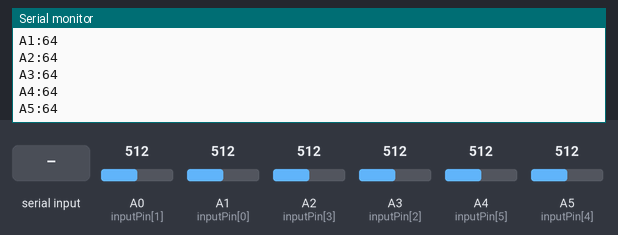
A sketch run on a simulated Arduino Leonardo, built with avr-gcc and run on an emulated ATmega32U4. On the bench: the last lines printed to the serial monitor. Inputs (shaded band) come from the test bench; at power-on: A0 (inputPin[1]) = 512, A1 (inputPin[0]) = 512, A2 (inputPin[3]) = 512, A3 (inputPin[2]) = 512, A4 (inputPin[5]) = 512, A5 (inputPin[4]) = 512. EEPROM starts erased.

Above: at 1.7 s.
1.8 s: "GET:1\n" received over Serial
At 2.5 s:
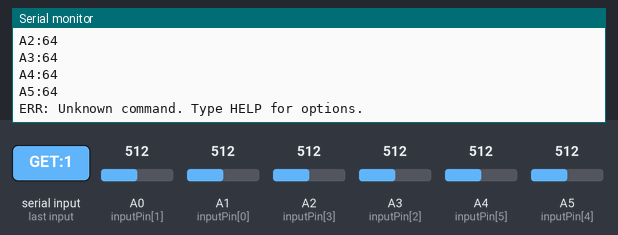
3.3 s: "RESET\n" received over Serial
At 4.4 s:
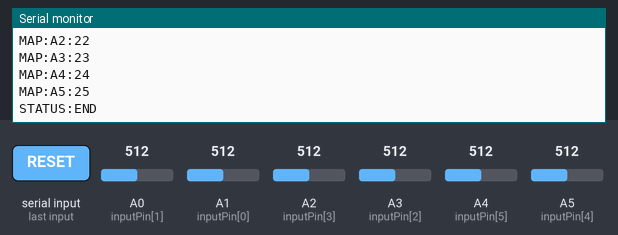
4.8 s: "HELP\n" received over Serial
At 6.0 s:
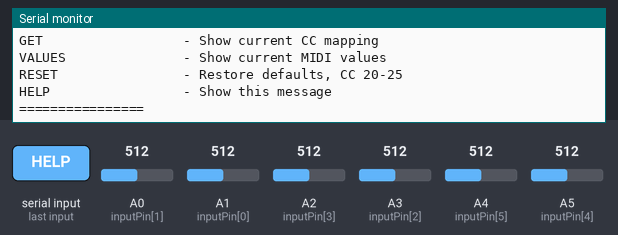
6.3 s: "SET::45\n" received over Serial
At 7.5 s:
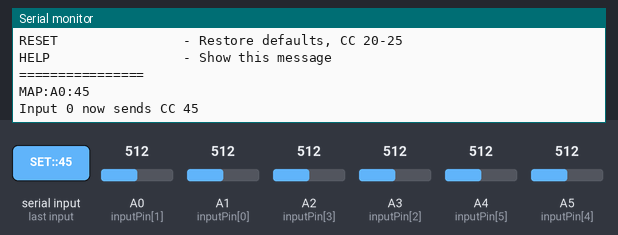
7.8 s: A0 (inputPin[1]) set to 716
At 8.1 s:
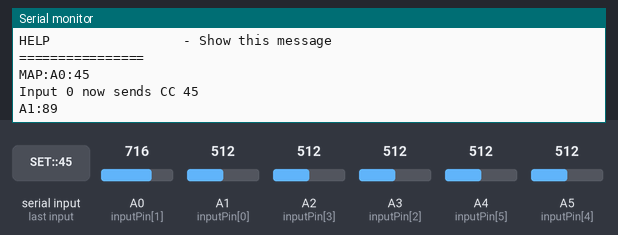
9.3 s: A1 (inputPin[0]) set to 716
At 10.5 s:
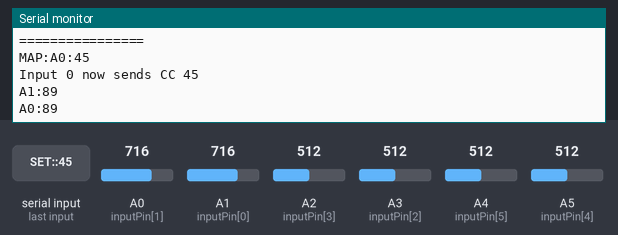
Timing chart, 0 to 11.8 s (numbered marks = the images above; inputs shaded):
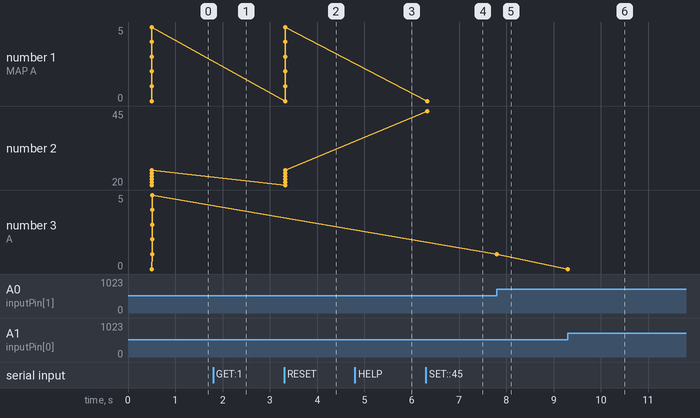

Measured:
- after the input at 1.8 s, the serial monitor: prints a new line at once (image 1)
- after the input at 3.3 s, the serial monitor: prints a new line at once (image 2)
- after the input at 4.8 s, the serial monitor: prints a new line at once (image 3)
- after the input at 6.3 s, the serial monitor: prints a new line at once (image 4)
- after the input at 7.8 s, the serial monitor: prints a new line at once (image 5)
- after the input at 9.3 s, the serial monitor: prints a new line at once (image 6)
- plotted number 2: 25 → 45 after the input at 6.3 s
- plotted number 3: 5 → 1 after the input at 7.8 s

The sketch:

MIDI_CC_Multi.ino
```cpp
#include "MIDIUSB.h"
#include <EEPROM.h>

const byte inputPin[6] = { A1, A0, A3, A2, A5, A4 };
const byte DEFAULT_CC[6] = { 20, 21, 22, 23, 24, 25 };
const byte EEPROM_START = 0;

int reading[6] = { 0 };
int prev[6] = { -1, -1, -1, -1, -1, -1 };
byte ccMapping[6] = { 0 };

void setup() {
  Serial.begin(9600);
  loadCCMappings();

  delay(500);
  printStatus();
  printValues();
}

void loop() {
  if (Serial.available()) {
    handleSerialCommand();
  }

  for (int i = 0; i < 6; i++) {
    int rawValue = analogRead(inputPin[i]);

    // Convert 10-bit analogue value, 0-1023, to MIDI value, 0-127
    reading[i] = rawValue >> 3;

    if (reading[i] != prev[i]) {
      controlChange(0, ccMapping[i], reading[i]);
      MidiUSB.flush();

      prev[i] = reading[i];

      // Send live MIDI value back to the browser UI
      Serial.print("A");
      Serial.print(i);
      Serial.print(":");
      Serial.println(reading[i]);
    }

    delay(1);
  }
}

void controlChange(byte channel, byte control, byte value) {
  midiEventPacket_t event = { 0x0B, 0xB0 | channel, control, value };
  MidiUSB.sendMIDI(event);
}

// ============ SERIAL CONFIGURATION ============

void handleSerialCommand() {
  String command = Serial.readStringUntil('\n');
  command.trim();
  command.toUpperCase();

  if (command.startsWith("SET:")) {
    // Format from browser:
    // SET:inputIndex:ccValue
    // Example:
    // SET:0:74

    int colon1 = command.indexOf(':');
    int colon2 = command.lastIndexOf(':');

    if (colon1 > 0 && colon2 > colon1) {
      int inputIndex = command.substring(colon1 + 1, colon2).toInt();
      int ccValue = command.substring(colon2 + 1).toInt();

      if (inputIndex >= 0 && inputIndex < 6 && ccValue >= 0 && ccValue <= 127) {
        ccMapping[inputIndex] = ccValue;
        saveCCMappings();

        // Machine-readable response for the browser UI
        Serial.print("MAP:A");
        Serial.print(inputIndex);
        Serial.print(":");
        Serial.println(ccValue);

        // Human-readable confirmation
        Serial.print("Input ");
        Serial.print(inputIndex);
        Serial.print(" now sends CC ");
        Serial.println(ccValue);
      } else {
        Serial.println("ERR: Invalid SET command. Use SET:0-5:0-127");
      }
    }
  }

  else if (command == "GET" || command == "STATUS") {
    printStatus();
  }

  else if (command == "VALUES") {
    printValues();
  }

  else if (command == "RESET") {
    for (byte i = 0; i < 6; i++) {
      ccMapping[i] = DEFAULT_CC[i];
    }

    saveCCMappings();

    Serial.println("RESET:OK");
    printStatus();
  }

  else if (command == "HELP") {
    printHelp();
  }

  else if (command.length() > 0) {
    Serial.println("ERR: Unknown command. Type HELP for options.");
  }
}

void printStatus() {
  Serial.println("STATUS:BEGIN");

  for (byte i = 0; i < 6; i++) {
    // Machine-readable mapping for browser UI
    Serial.print("MAP:A");
    Serial.print(i);
    Serial.print(":");
    Serial.println(ccMapping[i]);
  }

  Serial.println("STATUS:END");
}

void printValues() {
  // Compact format supported by the browser UI:
  // VALUES:64,32,0,127,80,90

  Serial.print("VALUES:");

  for (byte i = 0; i < 6; i++) {
    int rawValue = analogRead(inputPin[i]);
    int midiValue = rawValue >> 3;

    if (i > 0) {
      Serial.print(",");
    }

    Serial.print(midiValue);
  }

  Serial.println();
}

void printHelp() {
  Serial.println("=== Commands ===");
  Serial.println("SET:input:ccValue    - Set input to CC, e.g. SET:0:50");
  Serial.println("STATUS               - Show current CC mapping");
  Serial.println("GET                  - Show current CC mapping");
  Serial.println("VALUES               - Show current MIDI values");
  Serial.println("RESET                - Restore defaults, CC 20-25");
  Serial.println("HELP                 - Show this message");
  Serial.println("================");
}

// ============ EEPROM PERSISTENCE ============

void saveCCMappings() {
  for (byte i = 0; i < 6; i++) {
    EEPROM.write(EEPROM_START + i, ccMapping[i]);
  }
}

void loadCCMappings() {
  for (byte i = 0; i < 6; i++) {
    byte stored = EEPROM.read(EEPROM_START + i);

    // If uninitialized, 0xFF, or invalid, use default
    ccMapping[i] = (stored > 127) ? DEFAULT_CC[i] : stored;
  }
}
```
